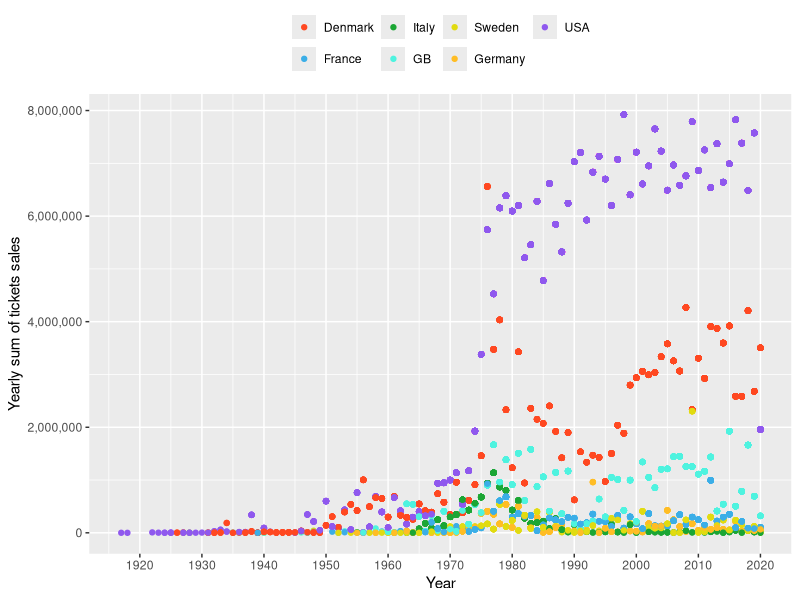

Reproduce this figure in R.
## ---- chunk 1
knitr::opts_chunk$set(echo = TRUE)
## ---- chunk 2
library(tidyverse)
library(here)
library(ggplot2)
library(gganimate)
cinema_data <- read_csv(here("dst_cinema.csv"), na = "NULL")
## ---- chunk 3
n_distinct(cinema_data$Nationalitet, na.rm = TRUE)
## ---- chunk 4
cinema_data %>% 
  filter(!is.na(`Antal solgte biografbilletter`)) %>% 
  group_by(`Dansk titel`, `Antal solgte biografbilletter`) %>% 
  summarise(min_tickets_sold = min(`Antal solgte biografbilletter`)) %>% 
  arrange(desc(min_tickets_sold))
## ---- chunk 5
cinema_data %>% 
  select(Nationalitet) %>% 
  count(Nationalitet) %>% 
  arrange(desc(n))
## ---- chunk 6
aggregate(x = cinema_data$`Antal solgte biografbilletter`,
          by = list(cinema_data$Nationalitet),
          FUN = sum) %>% 
  arrange(desc(x))
## ---- chunk 7
cinema_data_top_7 <- cinema_data %>% 
  filter(Nationalitet == "USA" | Nationalitet == "DANMARK" | Nationalitet == "STORBRITANNIEN" | Nationalitet == "FRANKRIG" | Nationalitet == "ITALIEN" | Nationalitet == "TYSKLAND" | Nationalitet == "SVERIGE") %>% 
  select(Nationalitet, `Antal solgte biografbilletter`, `premiere år`, `Original titel`)

cinema_data_top_7
## ---- chunk 8
cinema_data_with_sum <- cinema_data_top_7 %>% 
  group_by(Nationalitet, `premiere år`) %>% 
  mutate(sum_by_group = sum(`Antal solgte biografbilletter`)) 
## ---- chunk 9
cinema_data_with_sum %>% 
  ggplot(aes(x = `premiere år`, y = sum_by_group, colour = Nationalitet)) +
  geom_point() +
  scale_color_manual(labels = c("Denmark", "France", "Italy", "GB", "Sweden", "Germany", "USA"), values = c("#FF4821", "#3BAEE7", "#1BA634", "#4EF3DF", "#E1DB10", "#FFBD25", "#8F58EE")) +
  labs(tile = "Tickets sold in Danish cinemas",
       x = "Year",
       y = "Yearly sum of tickets sales") +
  theme(legend.position = "top",
        legend.title = element_blank()) +
  scale_y_continuous(labels = scales::comma) +
  scale_x_continuous(breaks=pretty(cinema_data_with_sum$`premiere år`, n=10))
